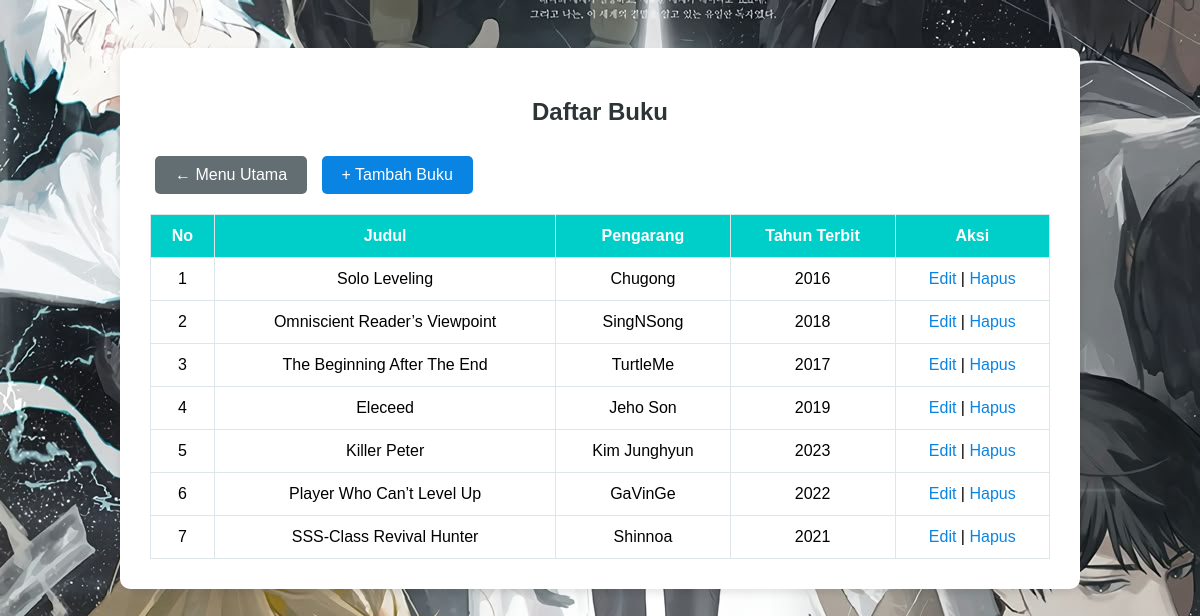
The page /Buku.php on the database its author committed.
### tables this page shows
CREATE TABLE `buku` (
  `id` int(11) NOT NULL,
  `judul` varchar(177) NOT NULL,
  `pengarang` varchar(77) NOT NULL,
  `tahun_terbit` year(4) NOT NULL
);

### Model.php (called while the page is built, shortened)
<?php
require_once 'Koneksi.php';
function getAllBuku() {
    global $koneksi;
    $query = "SELECT * FROM buku";
    return mysqli_query($koneksi, $query);
}
?>

### Buku.php (the view, shortened to what this page needs)
<?php
require_once 'Model.php';
$dataBuku = getAllBuku();
?>
<!DOCTYPE html>
<html>
<head>
</head>
<body>
    <div class="container">
        <h2>Daftar Buku</h2>
        <a href="TampilanAwal.php" class="button back">← Menu Utama</a>
        <a href="FormBuku.php" class="button">+ Tambah Buku</a>
        <?php if (mysqli_num_rows($dataBuku) > 0): ?>
        <table>
            <tr>
                <th>No</th>
                <th>Judul</th>
                <th>Pengarang</th>
                <th>Tahun Terbit</th>
                <th>Aksi</th>
            </tr>
            <?php $no = 1; while ($row = mysqli_fetch_assoc($dataBuku)): ?>
            <tr>
                <td><?= $no++ ?></td>
                <td><?= htmlspecialchars($row['judul']) ?></td>
                <td><?= htmlspecialchars($row['pengarang']) ?></td>
                <td><?= htmlspecialchars($row['tahun_terbit']) ?></td>
                <td>
                    <a href="FormBuku.php?id=<?= $row['id'] ?>">Edit</a> |
                    <a href="Buku.php?hapus=<?= $row['id'] ?>" onclick="return confirm('Yakin hapus?')">Hapus</a>
                </td>
            </tr>
            <?php endwhile; ?>
        </table>
        <?php else: ?>
            <p style="text-align: center;">Belum ada data buku.</p>
        <?php endif; ?>
    </div>
</body>
</html>

### Buku.php (style rules this page uses)
body { background-image: url('background.jpg'); font-family: Arial, sans-serif; padding: 40px; }
.container { background-color: #ffffff; padding: 30px; max-width: 900px; margin: 0 auto; border-radius: 10px; box-shadow: 0 4px 8px rgba(0,0,0,0.1); }
h2 { text-align: center; color: #2d3436; }
a.button { display: inline-block; margin: 10px 5px; background-color: #0984e3; color: #fff; padding: 10px 20px; border-radius: 5px; text-decoration: none; }
a.button.back { background-color: #636e72; }
table { width: 100%; border-collapse: collapse; margin-top: 10px; }
th, td { padding: 12px; text-align: center; border: 1px solid #dfe6e9; }
th { background-color: #00cec9; color: #fff; }
td a { color: #0984e3; text-decoration: none; }

### rows shown on the page
buku: judul "Solo Leveling", pengarang "Chugong", tahun_terbit "2016"
buku: judul "Omniscient Reader’s Viewpoint", pengarang "SingNSong", tahun_terbit "2018"
buku: judul "The Beginning After The End", pengarang "TurtleMe", tahun_terbit "2017"
buku: judul "Eleceed", pengarang "Jeho Son", tahun_terbit "2019"
buku: judul "Killer Peter", pengarang "Kim Junghyun", tahun_terbit "2023"
buku: judul "Player Who Can’t Level Up", pengarang "GaVinGe", tahun_terbit "2022"
buku: judul "SSS-Class Revival Hunter", pengarang "Shinnoa", tahun_terbit "2021"
